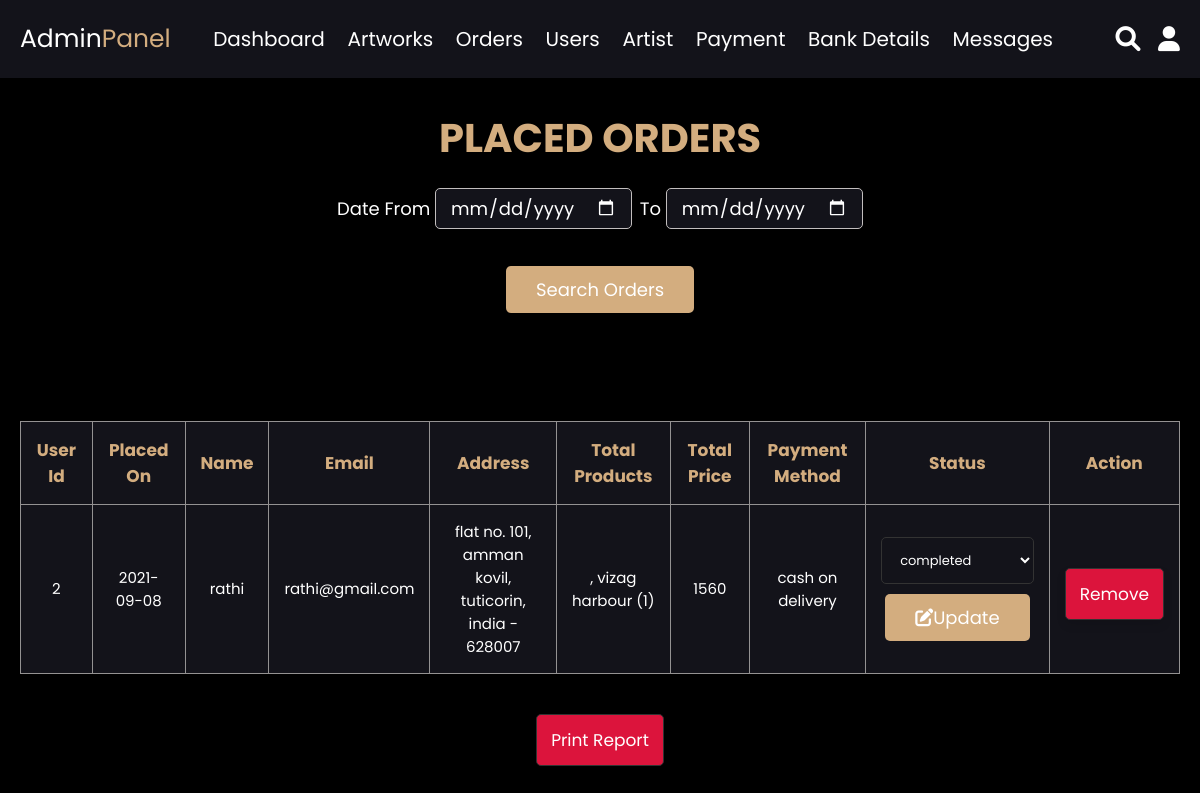
Page /admin_orders.php (signed in) on the committed database.
### tables this page shows
CREATE TABLE `orders` (
  `order_id` int(30) NOT NULL,
  `user_id` int(30) NOT NULL,
  `name` varchar(40) NOT NULL,
  `number` bigint(10) NOT NULL,
  `email` varchar(50) NOT NULL,
  `method` varchar(100) NOT NULL,
  `address` varchar(100) NOT NULL,
  `total_products` varchar(100) NOT NULL,
  `total_price` int(100) NOT NULL,
  `placed_on` date NOT NULL,
  `payment_status` varchar(255) NOT NULL
);

CREATE TABLE `users` (
  `id` int(100) NOT NULL,
  `name` varchar(100) NOT NULL,
  `email` varchar(100) NOT NULL,
  `password` varchar(100) NOT NULL,
  `user_type` varchar(20) NOT NULL,
  `placed_on` date NOT NULL
);

### admin_orders.php (the view, shortened to what this page needs)
<?php
include 'connection.php';
?>
<html>
<head>
</head>
<body style="background-color: black">
<?php include 'admin_header.php'; ?>
<section id="remove" class="orders">
   <h1 class="title">placed orders</h1>
   <center>
   <form action="search_orders.php" method="post">
      <label>Date From <input type="date" name="startDate">&nbsp;</label>
      <label>To <input type="date" name = "endDate"><br><br></label>
      <p><input type="submit" name="search" class="btn" value="search orders"></p><br><br><br>
   </form>
</center>
</section>
<section class="user-table">
   <table>
      <thead>
         <th>user id</th>
         <th>placed on</th>
         <th>name</th>
         <th>email</th>
         <th>address</th>
         <th>total products</th>
         <th>total price</th>
         <th>payment method</th>
         <th>status</th>
         <th id="remove">action</th>
      </thead>
      <tbody>
         <?php
            $result = mysqli_query($conn, "SELECT * FROM `orders` INNER JOIN users ON orders.user_id=users.id");
            if(mysqli_num_rows($result) > 0){
               while($row = mysqli_fetch_assoc($result)){
         ?>
         <tr>
            <td><?php echo $row['user_id']; ?></td>
            <td><?php echo $row['placed_on']; ?></td>
            <td><?php echo $row['name']; ?></td>
            <td><?php echo $row['email']; ?></td>
            <td><?php echo $row['address']; ?></td>
            <td><?php echo $row['total_products']; ?></td>
            <td><?php echo $row['total_price']; ?></td>
            <td><?php echo $row['method']; ?></td>
            <td>
            <form action="" method="post">
            <select name="update_payment">
               <option value="" selected disabled><?php echo $row['payment_status']; ?></option>
            </select>
            <button type="submit" name="update_order" class="btn"><i class="fas fa-edit"></i>update<button>
               </form>
            </td>
            <td id="remove">
               <a href="admin_orders.php?delete=<?php echo $row['id']; ?>" class="btnn" onclick="return confirm('remove this order?');"> remove</a>
            </td>
         </tr>
         <?php
            };
            }else{
               echo '<p class="empty">no orders placed yet!</p>';
            };
         ?>
      </tbody>
   </table>
</section>
<center><button onclick="window.print()" class="btnn">print report</button></center>
</body>
</html>

### admin_css.css (style rules this page uses)
* { font-family: 'Poppins', sans-serif; margin:0; padding:0; box-sizing: border-box; outline: none; border:none; text-decoration: none; transition:all .2s linear; }
label { font-size:1.8rem; color:#fff; }
html { font-size: 62.5%; overflow-x: hidden; }
body { background-color: #13131a; }
section { padding:3rem 2rem; }
.title { text-align: center; margin-bottom: 2rem; text-transform: uppercase; color: #d3ad7f; font-size: 4rem; }
.user-table table { width: 100%; text-align: center; border:.1rem solid #949292; border-collapse: collapse; }
.user-table table thead th { padding:1.5rem; font-size: 5rem; background-color: #13131a; color:#d3ad7f; text-transform: capitalize; border:.1rem solid #949292; }
.user-table table td { padding:1.5rem; font-size: 2.5rem; color:#fff; background-color: #13131a; border:.1rem solid #949292; }
.btnn, .update-btn { margin-top: 1rem; display: inline-block; padding:.9rem 3rem; font-size: 1.7rem; color:#fff; text-transform: capitalize; background: #dc143c; cursor: pointer; border:.1rem solid #333; box-shadow: 0 .5rem 1rem rgba(0,0,0,.1); border-radius: .5rem; padding:1.2rem 1.4rem; }
.btn, .option-btn, .delete-btn, .white-btn { display: inline-block; margin-top: 1rem; padding:1rem 3rem; cursor: pointer; color:#fff; font-size: 1.8rem; border-radius: .5rem; text-transform: capitalize; }
.white-btn, .btn { background-color: #d3ad7f;; }
.user-table table td form select { border-radius: .5rem; width: 100%; background-color: #13131a; border:.1rem solid #333; padding:1.2rem 1.4rem; font-size: 1.3rem; color: #fff; }
.orders input[type="date"] { background-color:#13131a; color: #fff; width: 17%; height: 5%; border:.1rem solid rgb(194, 190, 190); box-shadow: 0 .5rem 1rem rgba(0,0,0,.1); border-radius: .5rem; padding:1.2rem 1.4rem; font-size: 1.8rem; }
.user-table table { width: 100%; text-align: center; }
.user-table table thead th { padding:1.5rem; font-size: 1.7rem; background-color: #13131a; color:#d3ad7f; text-transform: capitalize; }
.user-table table td { font-size: 1.5rem; color:#fff; background-color: #13131a; }

### css.css (style rules this page uses)
.orders input[type="date"] { background-color:#13131a; color: #fff; width: 17%; height: 5%; border:.1rem solid rgb(194, 190, 190); box-shadow: 0 .5rem 1rem rgba(0,0,0,.1); border-radius: .5rem; padding:1.2rem 1.4rem; font-size: 1.8rem; }
label { font-size:1.8rem; color:#fff; }

### rows in the picture
orders: user "2", user.placed_on "2021-09-08", user.name "rathi", user.email "rathi@gmail.com", address "flat no. 101, amman kovil, tuticorin, india - 628007", total_products ", vizag harbour (1)", total_price "1560", method "cash on delivery", update_payment "completed"
